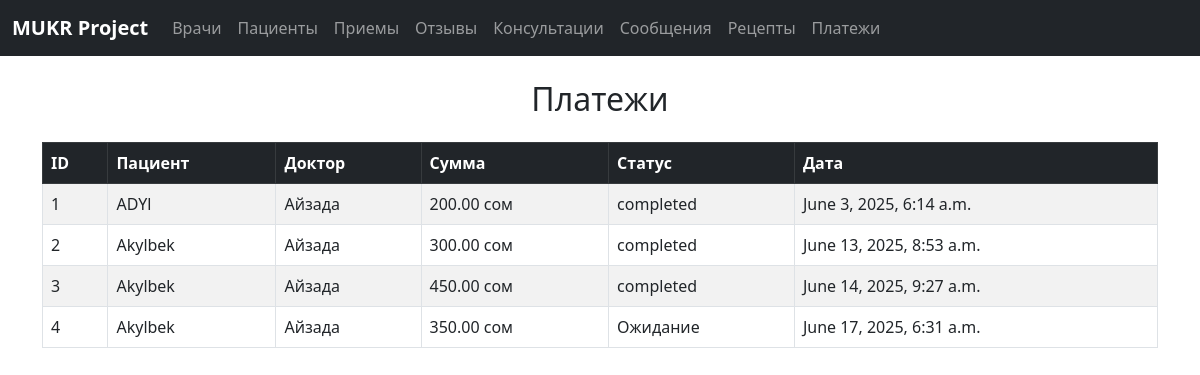
The page /payments/ on the database its author committed.
### app/models.py (models this page shows, shortened)
class Payment(models.Model):
    patient = models.ForeignKey(CustomUser, on_delete=models.CASCADE, related_name='payments')
    doctor = models.ForeignKey(Doctor, on_delete=models.CASCADE, related_name='payments')
    amount = models.DecimalField(max_digits=10, decimal_places=2)
    status = models.CharField(
        max_length=20,
        choices=[('Ожидание', 'Ожидание'), ('завершено', 'завершено'), ('отклонено', 'отклонено')],
        default='pending'
    )
    created_at = models.DateTimeField(auto_now_add=True)

class CustomUser(AbstractUser):
    phone_number = models.CharField(max_length=20, unique=True, null=True, blank=True)
    def __str__(self):
        return self.username

class Doctor(models.Model):
    name = models.CharField(max_length=100)
    specialization = models.CharField(max_length=100)
    experience = models.IntegerField()
    phone_number = models.CharField(max_length=20)
    image = models.ImageField(upload_to='doctors/', null=True, blank=True)  # Позволяет пустые значения
    email = models.EmailField()
    def __str__(self):
        return self.name

### app/views.py (the view)
# urls.py: path('payments/', views.payment_list, name='payment_list'),
def payment_list(request):
    return render(request, 'payments/payment_list.html', {'payments': Payment.objects.all()})

### app/templates/payments/payment_list.html (shortened to what this page needs)
{% extends "base.html" %}
{% block content %}
<h2 class="text-center mb-4">Платежи</h2>
<table class="table table-bordered table-striped">
    <thead class="table-dark">
        <tr>
            <th>ID</th>
            <th>Пациент</th>
            <th>Доктор</th>
            <th>Сумма</th>
            <th>Статус</th>
            <th>Дата</th>
        </tr>
    </thead>
    <tbody>
        {% for payment in payments %}
        <tr>
            <td>{{ payment.id }}</td>
            <td>{{ payment.patient }}</td>
            <td>{{ payment.doctor }}</td>
            <td>{{ payment.amount }} сом</td>
            <td>{{ payment.status }}</td>
            <td>{{ payment.created_at }}</td>
        </tr>
        {% empty %}
        <tr>
            <td colspan="6" class="text-center">No payments found.</td>
        </tr>
        {% endfor %}
    </tbody>
</table>
{% endblock %}

### app/static/css/style.css (style rules this page uses)
body { background-color: #f8f9fa; }
.table th, .table td { vertical-align: middle; }

### app/templates/base.html (style rules this page uses)
body { background-color: white; position: relative; min-height: 100vh; margin: 0; padding: 0; }

### rows shown on the page
Payment: id "1", patient "ADYl", doctor "Айзада", amount "200.00", status "completed", created_at "June 3, 2025, 6:14 a.m."
Payment: id "2", patient "Akylbek", doctor "Айзада", amount "300.00", status "completed", created_at "June 13, 2025, 8:53 a.m."
Payment: id "3", patient "Akylbek", doctor "Айзада", amount "450.00", status "completed", created_at "June 14, 2025, 9:27 a.m."
Payment: id "4", patient "Akylbek", doctor "Айзада", amount "350.00", status "Ожидание", created_at "June 17, 2025, 6:31 a.m."
